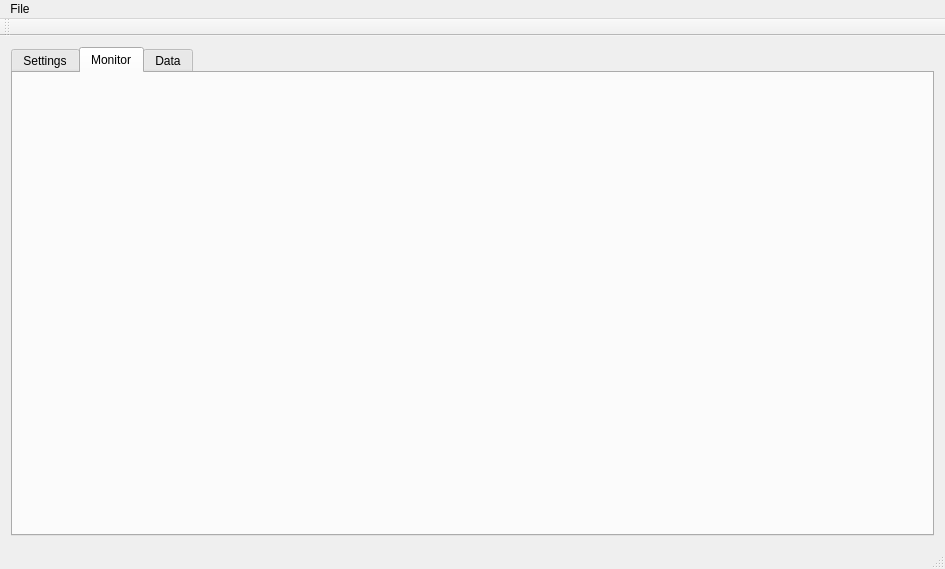
<?xml version="1.0" encoding="UTF-8"?>
<ui version="4.0">
 <class>MainWindow</class>
 <widget class="QMainWindow" name="MainWindow">
  <property name="geometry">
   <rect>
    <x>0</x>
    <y>0</y>
    <width>945</width>
    <height>569</height>
   </rect>
  </property>
  <property name="windowTitle">
   <string>MainWindow</string>
  </property>
  <widget class="QWidget" name="centralWidget">
   <layout class="QVBoxLayout" name="verticalLayout">
    <item>
     <widget class="QTabWidget" name="TabSetttings">
      <property name="currentIndex">
       <number>1</number>
      </property>
      <widget class="QWidget" name="tab_settings">
       <attribute name="title">
        <string>Settings</string>
       </attribute>
       <layout class="QGridLayout" name="gridLayout">
        <item row="5" column="3">
         <widget class="QDoubleSpinBox" name="sb_kp_pres"/>
        </item>
        <item row="5" column="0">
         <widget class="QLabel" name="label_3">
          <property name="text">
           <string>Kp</string>
          </property>
         </widget>
        </item>
        <item row="11" column="3">
         <widget class="QDoubleSpinBox" name="sb_kd_pres"/>
        </item>
        <item row="12" column="1">
         <widget class="QSpinBox" name="sb_heat_time"/>
        </item>
        <item row="11" column="1">
         <widget class="QDoubleSpinBox" name="sb_kd_temp"/>
        </item>
        <item row="6" column="0">
         <spacer name="verticalSpacer_3">
          <property name="orientation">
           <enum>Qt::Vertical</enum>
          </property>
          <property name="sizeHint" stdset="0">
           <size>
            <width>20</width>
            <height>40</height>
           </size>
          </property>
         </spacer>
        </item>
        <item row="8" column="3">
         <widget class="QDoubleSpinBox" name="sb_ki_pres"/>
        </item>
        <item row="5" column="1">
         <widget class="QDoubleSpinBox" name="sb_kp_temp"/>
        </item>
        <item row="3" column="0">
         <widget class="QLabel" name="label_temp">
          <property name="text">
           <string>Imprint Temperature (C)</string>
          </property>
         </widget>
        </item>
        <item row="8" column="0">
         <widget class="QLabel" name="label_2">
          <property name="text">
           <string>Ki</string>
          </property>
         </widget>
        </item>
        <item row="1" column="2" colspan="2">
         <widget class="QLabel" name="label_10">
          <property name="maximumSize">
           <size>
            <width>16777215</width>
            <height>330</height>
           </size>
          </property>
          <property name="font">
           <font>
            <pointsize>15</pointsize>
           </font>
          </property>
          <property name="text">
           <string>Pressure Settings</string>
          </property>
         </widget>
        </item>
        <item row="3" column="3">
         <widget class="QDoubleSpinBox" name="sb_pres"/>
        </item>
        <item row="12" column="0">
         <widget class="QLabel" name="label_4">
          <property name="text">
           <string>Heat Time (min)</string>
          </property>
         </widget>
        </item>
        <item row="4" column="0">
         <spacer name="verticalSpacer_2">
          <property name="orientation">
           <enum>Qt::Vertical</enum>
          </property>
          <property name="sizeHint" stdset="0">
           <size>
            <width>20</width>
            <height>40</height>
           </size>
          </property>
         </spacer>
        </item>
        <item row="5" column="2">
         <widget class="QLabel" name="kp_pres">
          <property name="text">
           <string>Kp</string>
          </property>
         </widget>
        </item>
        <item row="9" column="0">
         <spacer name="verticalSpacer_4">
          <property name="orientation">
           <enum>Qt::Vertical</enum>
          </property>
          <property name="sizeHint" stdset="0">
           <size>
            <width>20</width>
            <height>40</height>
           </size>
          </property>
         </spacer>
        </item>
        <item row="3" column="2">
         <widget class="QLabel" name="label_5">
          <property name="text">
           <string>Imprint Pressure (Bar)</string>
          </property>
         </widget>
        </item>
        <item row="8" column="2">
         <widget class="QLabel" name="ki_pres">
          <property name="text">
           <string>Ki</string>
          </property>
         </widget>
        </item>
        <item row="2" column="0">
         <spacer name="verticalSpacer">
          <property name="orientation">
           <enum>Qt::Vertical</enum>
          </property>
          <property name="sizeHint" stdset="0">
           <size>
            <width>20</width>
            <height>40</height>
           </size>
          </property>
         </spacer>
        </item>
        <item row="3" column="1">
         <widget class="QDoubleSpinBox" name="sb_temp"/>
        </item>
        <item row="11" column="2">
         <widget class="QLabel" name="label_8">
          <property name="text">
           <string>Kd</string>
          </property>
         </widget>
        </item>
        <item row="11" column="0">
         <widget class="QLabel" name="label">
          <property name="text">
           <string>Kd</string>
          </property>
         </widget>
        </item>
        <item row="8" column="1">
         <widget class="QDoubleSpinBox" name="sb_ki_temp"/>
        </item>
        <item row="1" column="0" colspan="2">
         <widget class="QLabel" name="label_9">
          <property name="font">
           <font>
            <pointsize>16</pointsize>
           </font>
          </property>
          <property name="text">
           <string>Temperature Settings</string>
          </property>
         </widget>
        </item>
        <item row="13" column="3">
         <widget class="QPushButton" name="btn_run">
          <property name="text">
           <string>Begin</string>
          </property>
         </widget>
        </item>
       </layout>
      </widget>
      <widget class="QWidget" name="tab_monitor">
       <property name="locale">
        <locale language="English" country="UnitedStates"/>
       </property>
       <attribute name="title">
        <string>Monitor</string>
       </attribute>
       <layout class="QHBoxLayout" name="horizontalLayout">
        <item>
         <widget class="QCustomPlot" name="plot_temp" native="true"/>
        </item>
        <item>
         <widget class="QCustomPlot" name="plot_pres" native="true"/>
        </item>
       </layout>
      </widget>
      <widget class="QWidget" name="tab_data">
       <property name="enabled">
        <bool>false</bool>
       </property>
       <attribute name="title">
        <string>Data</string>
       </attribute>
       <widget class="QPlainTextEdit" name="txtData">
        <property name="enabled">
         <bool>false</bool>
        </property>
        <property name="geometry">
         <rect>
          <x>10</x>
          <y>10</y>
          <width>901</width>
          <height>411</height>
         </rect>
        </property>
       </widget>
      </widget>
     </widget>
    </item>
   </layout>
  </widget>
  <widget class="QMenuBar" name="menuBar">
   <property name="geometry">
    <rect>
     <x>0</x>
     <y>0</y>
     <width>945</width>
     <height>21</height>
    </rect>
   </property>
   <widget class="QMenu" name="menuFile">
    <property name="title">
     <string>File</string>
    </property>
    <addaction name="actionExit"/>
   </widget>
   <addaction name="menuFile"/>
  </widget>
  <widget class="QToolBar" name="mainToolBar">
   <attribute name="toolBarArea">
    <enum>TopToolBarArea</enum>
   </attribute>
   <attribute name="toolBarBreak">
    <bool>false</bool>
   </attribute>
  </widget>
  <widget class="QStatusBar" name="statusBar"/>
  <action name="actionExit">
   <property name="text">
    <string>Exit</string>
   </property>
  </action>
 </widget>
 <layoutdefault spacing="6" margin="11"/>
 <customwidgets>
  <customwidget>
   <class>QCustomPlot</class>
   <extends>QWidget</extends>
   <header>qcustomplot.h</header>
   <container>1</container>
  </customwidget>
 </customwidgets>
 <resources/>
 <connections>
  <connection>
   <sender>actionExit</sender>
   <signal>triggered()</signal>
   <receiver>MainWindow</receiver>
   <slot>close()</slot>
   <hints>
    <hint type="sourcelabel">
     <x>-1</x>
     <y>-1</y>
    </hint>
    <hint type="destinationlabel">
     <x>379</x>
     <y>228</y>
    </hint>
   </hints>
  </connection>
 </connections>
</ui>
